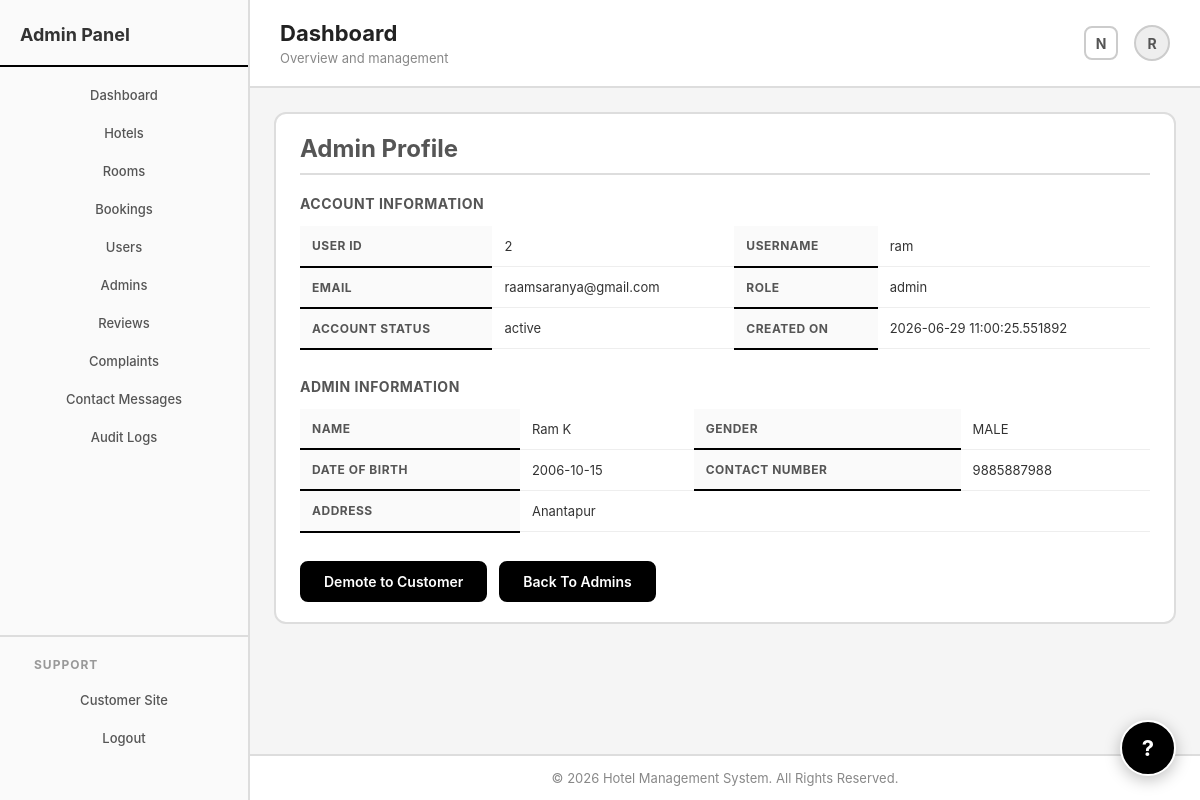
Page /admin/manage_admin/2 (signed in) on the committed database.
### hotel/models.py (models this page shows, shortened)
class User(db.Model,UserMixin):
    user_id=db.Column(db.Integer,primary_key=True,)
    username=db.Column(db.String(50),unique=True,index=True,nullable=False)
    password=db.Column(db.String(70),nullable=False)
    email=db.Column(db.String(50),unique=True,index=True,nullable=False)
    role=db.Column(db.String(15),index=True,nullable=False,default="customer")
    account_status=db.Column(db.String(20),index=True,nullable=False,default="ACTIVE")
    created_date_time=db.Column(db.DateTime,index=True,nullable=False,default=datetime.utcnow)
    deleted_at=db.Column(db.DateTime,index=True,nullable=True,default=None)
    customer_details=db.relationship("Customer_Details",backref="user",uselist=False)
    booking_records=db.relationship("Booking",backref="user")
    guests=db.relationship("Guest",backref="user")
    reviews=db.relationship("Review",backref="user")
    complaints=db.relationship("Complaint",backref="user")
    audit_logs=db.relationship("AuditLog",backref="user")
    created_rooms=db.relationship("Room",foreign_keys="Room.created_by",backref="admin_creator")
    updated_rooms=db.relationship("Room",foreign_keys="Room.updated_by",backref="admin_updater")

class Customer_Details(db.Model):
    user_id=db.Column(db.Integer,db.ForeignKey("user.user_id"),primary_key=True)
    customer_name=db.Column(db.String(50),nullable=False)
    gender=db.Column(db.String(10),nullable=False)
    date_of_birth=db.Column(db.Date,nullable=False)
    contact_number=db.Column(db.String(20),index=True)
    address=db.Column(db.String(70))

### hotel/routes/admin_routes.py (the view)
@app.route("/admin/manage_admin/<int:user_id>")
@login_required
def manage_admin(user_id):
    if current_user.role!="admin":
        flash("Access Denied","danger")
        return redirect(url_for("home"))
    admin_user=User.query.get_or_404(user_id)
    if admin_user.role!="admin":
        flash("User is not an admin.","warning")
        return redirect(url_for("manage_admins"))
    return render_template(
        "admin/manage_user.html",
        user=admin_user
    )

### hotel/models.py (called while the page is built)
@login_manager.user_loader
def load_user(user_id):
    return User.query.get(int(user_id))

### hotel/templates/admin/manage_user.html (shortened to what this page needs)
{% extends "layouts/admin_layout.html" %}
{% block content %}
<div class="admin-page">
    <div class="admin-card">
        <h1 class="admin-heading">{% if user.role=="admin" %}Admin Profile{% else %}User Profile{% endif %}</h1>
        <section class="admin-section">
            <h2>Account Information</h2>
            <table class="booking-table">
                <tr>
                    <th>User ID</th>
                    <td>{{user.user_id}}</td>
                    <th>Username</th>
                    <td>{{user.username}}</td>
                </tr>
                <tr>
                    <th>Email</th>
                    <td>{{user.email}}</td>
                    <th>Role</th>
                    <td>{{user.role}}</td>
                </tr>
                <tr>
                    <th>Account Status</th>
                    <td>{{user.account_status}}</td>
                    <th>Created On</th>
                    <td>{{user.created_date_time}}</td>
                </tr>
            </table>
        </section>
        <section class="admin-section">
            <h2>{% if user.role=="admin" %}Admin{% else %}Customer{% endif %} Information</h2>
            <table class="booking-table">
                <tr>
                    <th>Name</th>
                    <td>{% if user.customer_details %}{{user.customer_details.customer_name}}{% else %}-{% endif %}</td>
                    <th>Gender</th>
                    <td>{% if user.customer_details %}{{user.customer_details.gender}}{% else %}-{% endif %}</td>
                </tr>
                <tr>
                    <th>Date Of Birth</th>
                    <td>{% if user.customer_details %}{{user.customer_details.date_of_birth}}{% else %}-{% endif %}</td>
                    <th>Contact Number</th>
                    <td>{% if user.customer_details %}{{user.customer_details.contact_number}}{% else %}-{% endif %}</td>
                </tr>
                <tr>
                    <th>Address</th>
                    <td colspan="3">{% if user.customer_details %}{{user.customer_details.address}}{% else %}-{% endif %}</td>
                </tr>
            </table>
        </section>
        <div class="form-actions">
            {% if user.role=="admin" %}
                {% if user.user_id!=current_user.user_id %}
                <form method="POST" action="{{url_for('demote_admin',user_id=user.user_id)}}">
                    <input class="primary-button" type="submit" value="Demote to Customer" onclick="return confirm('Are you sure you want to demote this admin to customer?');">
                </form>
                {% endif %}
                <a class="primary-button" href="{{url_for('manage_admins')}}">Back To Admins</a>
            {% endif %}
        </div>
    </div>
</div>
{% endblock %}

### hotel/templates/layouts/admin_layout.html (shortened to what this page needs)
<!DOCTYPE html>
<html lang="en">
<head>
    <link rel="stylesheet" href="{{url_for('static',filename='css/style.css')}}">
</head>
<body>
    <div class="admin-layout">
        <aside class="admin-sidebar">
            <h2>Admin Panel</h2>
            <nav>
                <ul>
                    <li><a href="{{url_for('admin_dashboard')}}">Dashboard</a></li>
                    <li><a href="{{url_for('manage_hotels')}}">Hotels</a></li>
                    <li><a href="{{url_for('manage_rooms')}}">Rooms</a></li>
                    <li><a href="{{url_for('manage_bookings')}}">Bookings</a></li>
                    <li><a href="{{url_for('manage_users')}}">Users</a></li>
                    <li><a href="{{url_for('manage_admins')}}">Admins</a></li>
                    <li><a href="{{url_for('manage_reviews')}}">Reviews</a></li>
                    <li><a href="{{url_for('manage_complaints')}}">Complaints</a></li>
                    <li><a href="{{url_for('manage_contact_messages')}}">Contact Messages</a></li>
                    <li><a href="{{url_for('manage_audit_logs')}}">Audit Logs</a></li>
                </ul>
            </nav>
            <div class="sidebar-bottom">
                <h3>Support</h3>
                <nav>
                    <ul>
                        <li><a href="{{url_for('home')}}">Customer Site</a></li>
                        <li><a href="{{url_for('logout')}}">Logout</a></li>
                    </ul>
                </nav>
            </div>
        </aside>
        <div class="admin-main">
            <header class="admin-header">
                <div class="admin-header-left">
                    <h1>{% block admin_title %}Dashboard{% endblock %}</h1>
                    <p>{% block admin_subtitle %}Overview and management{% endblock %}</p>
                </div>
                <div class="admin-header-right">
                    <span class="notification-icon" title="Notifications">N</span>
                    <div class="avatar">
                        {% if current_user.is_authenticated %}
                        {{current_user.username[0]|upper}}
                        {% else %}
                        A
                        {% endif %}
                    </div>
                </div>
            </header>
            <main class="admin-content">
                {% block content %}
                {% endblock %}
            </main>
            <footer class="admin-footer">
                <p>&copy; 2026 Hotel Management System. All Rights Reserved.</p>
            </footer>
        </div>
    </div>
    <a href="{{url_for('home')}}#contact" class="support-float-button" title="Contact Support">?</a>
</body>
</html>

### rows in the picture
User: username "R"
User: user_id "2", username "ram", email "raamsaranya@gmail.com", role "admin", account_status "active", created_date_time "2026-06-29 11:00:25.551892"
Customer_Details: customer_details.customer_name "Ram K", customer_details.gender "MALE", customer_details.date_of_birth "2006-10-15", customer_details.contact_number "9885887988", customer_details.address "Anantapur"
